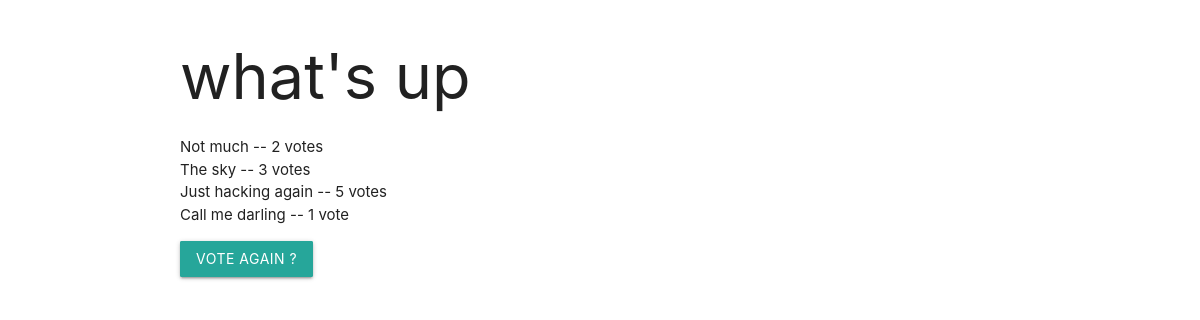
/polls/1/results/, run on an earlier commit of the app's database.
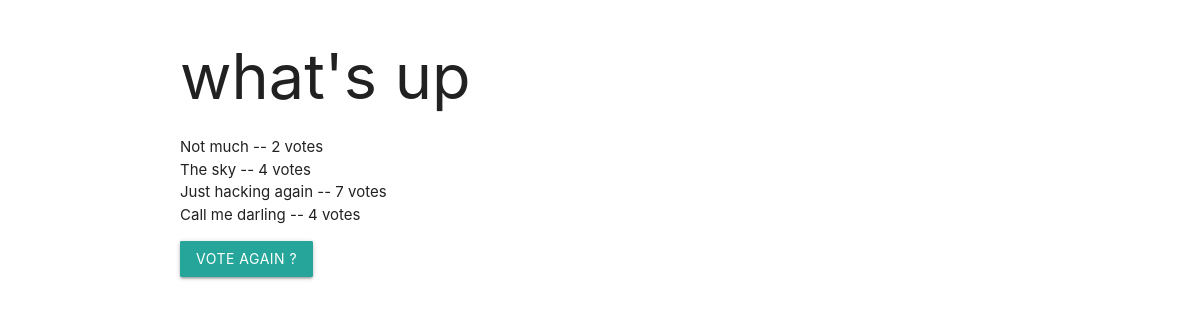
And on a later commit of the database.
### polls/models.py (models this page shows, shortened)
class Question(models.Model):
    question_text = models.CharField(max_length=200)
    pub_date = models.DateTimeField('date published')
    def was_published_recently(self):
        now = timezone.now()
        return now - datetime.timedelta(days=1) <= self.pub_date <= now
    was_published_recently.admin_order_field = 'pub_date'
    was_published_recently.boolean = True
    was_published_recently.short_description = 'published recently ?'

class Choice(models.Model):
    question = models.ForeignKey(Question, on_delete=models.CASCADE)
    choice_text = models.CharField(max_length=200)
    votes = models.IntegerField(default=0)

### polls/views.py (the view)
# urls.py: path('<int:pk>/results/', views.ResultsView.as_view(), name='results'),
class ResultsView(generic.DetailView):
    model = Question
    template_name = 'polls/results.html'

### polls/templates/polls/results.html (shortened to what this page needs)
{% load static %}
<link rel="stylesheet" type="text/css" href="{% static 'polls/css/style.css' %}">
<link rel="stylesheet" type="text/css" href="{% static 'polls/css/materialize.min.css' %}">
<div class="container">
	<h1>{{ question.question_text }}</h1>
	<ul>
	    {% for choice in question.choice_set.all %}
	    <li>{{ choice.choice_text}} -- {{choice.votes}} vote{{choice.votes|pluralize}}</li>
	    {% endfor %}
	</ul>
	<a href="{% url 'polls:detail' question.id %}" class="btn waves-effect waves-light pulse">Vote Again ?</a>
</div>

What changed in the data, as far as the page shows it:
changed Choice "The sky": votes "3" → "4"
changed Choice "Just hacking again": votes "5" → "7"
changed Choice "Call me darling": votes "1" → "4"
